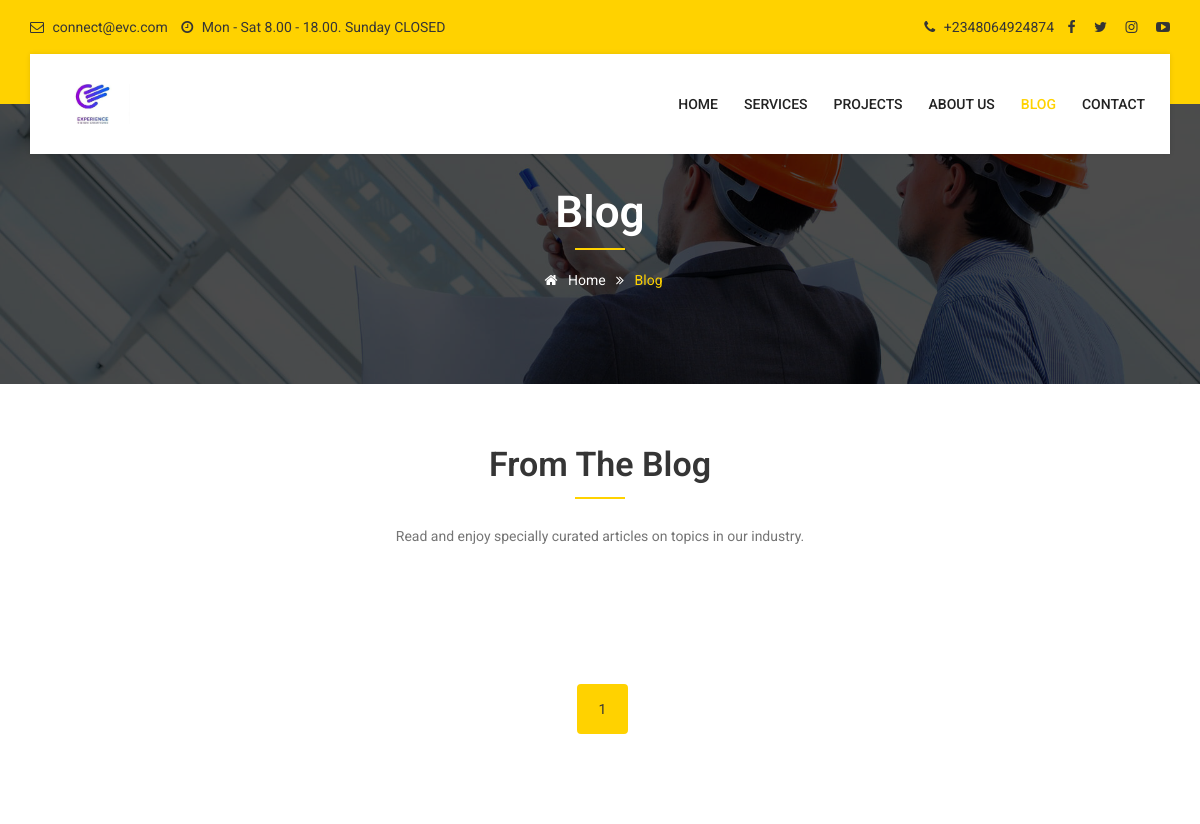
The page /blog/ (upper part) on the database as committed earlier.
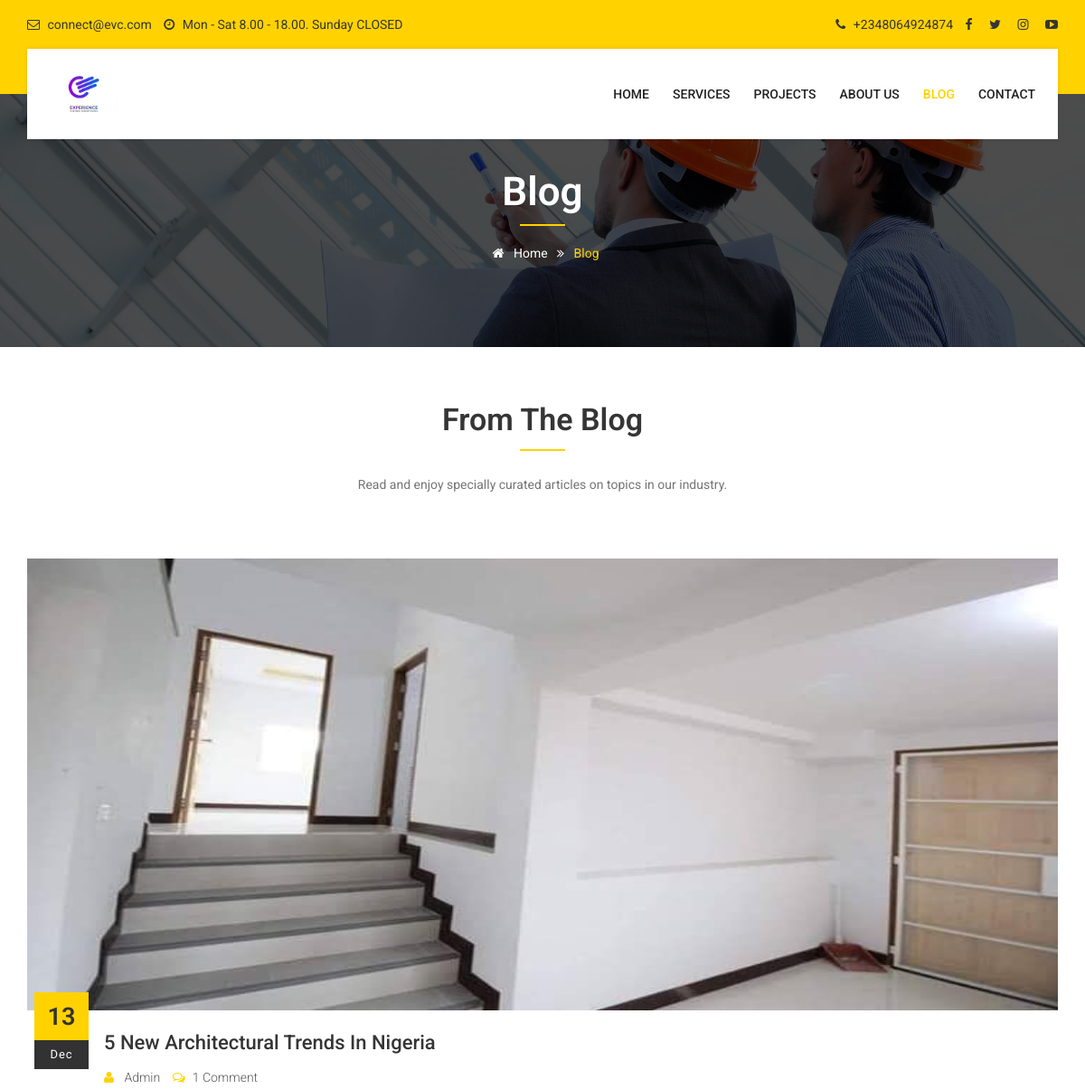
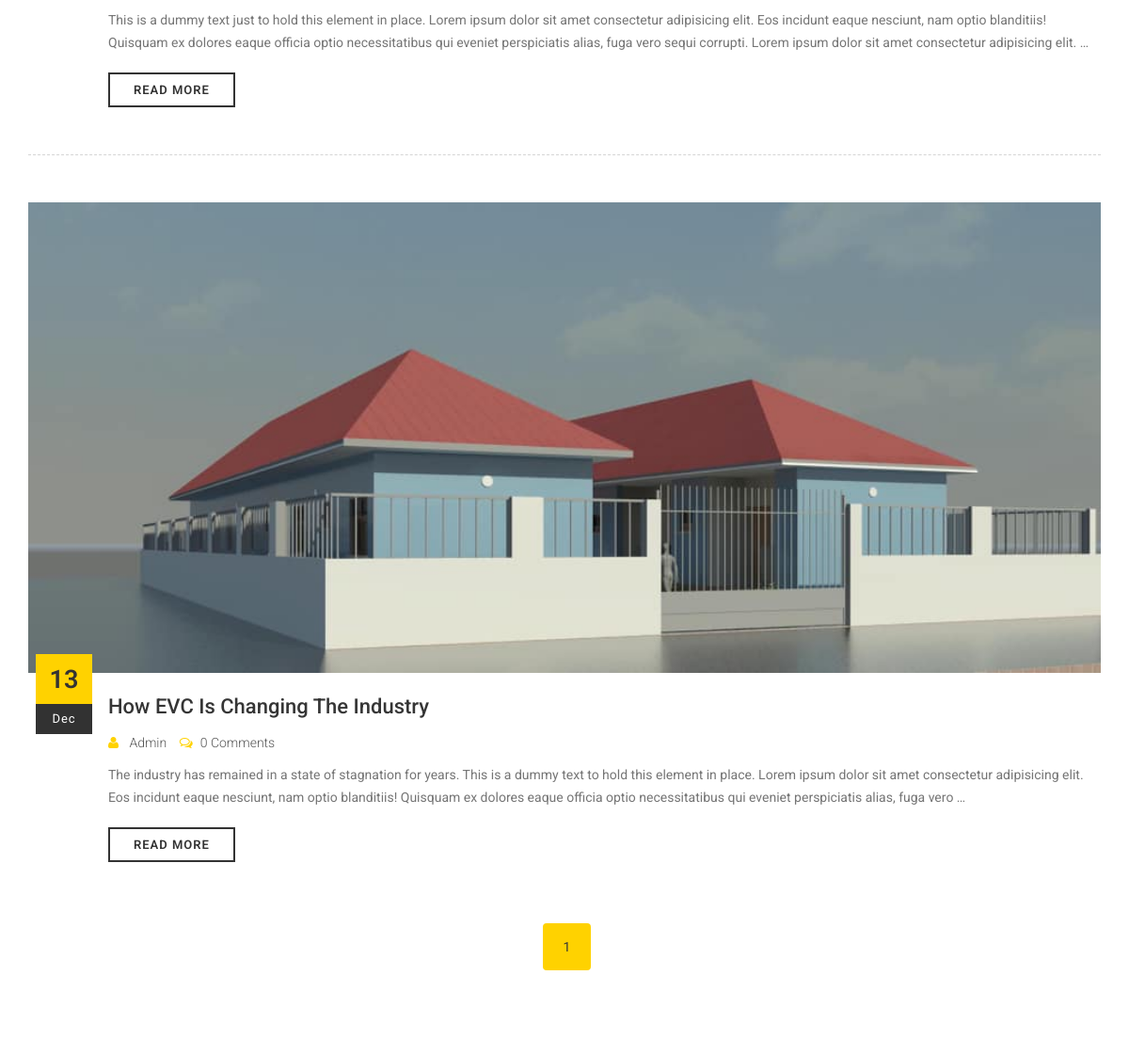
The same page on the database as committed later (2 pictures, top to bottom).
### blog/models.py (models this page shows, shortened)
class Post(models.Model):
    STATUS = (
        ('Draft', 'Draft'),
        ('Published', 'Published'),
    )
    title = models.CharField(max_length=255)
    slug = models.SlugField(editable=False)
    excerpt = models.CharField(max_length=256, null=True, blank=True, default="")
    content = models.TextField()
    published = models.DateTimeField(auto_now_add=True)
    author = models.ForeignKey(User, on_delete=models.CASCADE, default='')
    cats = models.ManyToManyField(Category, default='Uncategorized')
    tags = models.ManyToManyField(Tag, default="")
    image = models.ImageField()
    status = models.CharField(max_length=100, choices=STATUS, default="")
    class Meta:
        ordering = ["-published"]

### blog/views.py (the view)
# urls.py: path('blog/', views.blog, name='blog'),
def blog(request):
    page_title = 'Blog'
    posts = Post.objects.all()
    paginator = Paginator(posts, 10)
    page_number = request.GET.get('page')
    page_obj = paginator.get_page(page_number)
    recent_posts = Post.objects.all()[:2]
    context = {
        'page_obj': page_obj,
        'recent_posts': recent_posts,
        'page_title': page_title
    }
    return render(request, 'blog/blog2.html', context)

### blog/templates/blog/blog2.html (shortened to what this page needs)
{% extends 'base.html' %}
{% load static %}
{% block menu %}
<div class="menu">
  <div class="container">
    <div class="row">
      <div class="col-lg-12 col-md-12">
        <nav id="menu" class="mega-menu">
          <section class="menu-list-items">
            <ul class="menu-logo">
              <li><a href="{% url 'home' %}"><img id="logo_dark_img" src="{% static 'images/logo.jpg' %}" alt="logo">
                </a></li>
            </ul>
            <ul class="menu-links">
              <li><a href="{% url 'home' %}"> Home </i></a>
              </li>
              <li><a href="{% url 'services' %}"> Services </a>
              </li>
              <li><a href="{% url 'projects' %}"> Projects </a>
              </li>
              <li><a href="{% url 'about' %}"> About Us</a>
              </li>
              <li class="active"><a href="{% url 'blog' %}"> Blog</a>
              <li><a href="{% url 'contact' %}"> Contact</a>
              </li>
            </ul>
          </section>
        </nav>
      </div>
    </div>
  </div>
</div>
{% endblock menu %}
{% block content %}
<section class="inner-intro bg bg-fixed bg-overlay-black-70"
  style="background-image:url({% static 'images/bg/bg-2.jpg' %});">
  <div class="container">
    <div class="row intro-title text-center">
      <div class="col-sm-12">
        <div class="section-title">
          <h1 class="title text-white">Blog</h1>
        </div>
      </div>
      <div class="col-sm-12">
        <ul class="page-breadcrumb">
          <li><a href="{%url 'home' %}"><i class="fa fa-home"></i> Home</a> <i class="fa fa-angle-double-right"></i>
          </li>
          <li><span>Blog</span> </li>
        </ul>
      </div>
    </div>
  </div>
</section>
 <section class="page-section-ptb pb-60"><div class="container">
	<div class="row">
    	<div class="col-sm-12 mb-20"><div class="section-title text-center">
			<h2 class="title">From the Blog</h2>
			<p>Read and enjoy specially curated articles on topics in our industry.</p>
		</div></div>
    </div>
<div class="row row-eq-height">
        <div class="col-sm-12">
          {% for post in page_obj %}
          {% if post.status == 'Published' %}
            <div class="post">
                <div class="post-image clearfix"><img alt="" style="height: 500px; width: 1200px;" src="{{post.image.url}}" class="img-responsive"></div>
                <div class="post-date">{{post.published.day}}<span>{{post.published|date:"M"}}</span></div>
                <div class="post-details">
                    <div class="post-title"><h4 class="title"><a href="{% url 'blog_details' post.slug %}">{{post.title}}</a></h4></div>
                    <div class="post-meta">
                      <a href="#"><i class="fa fa-user"></i> {{ post.author|capfirst }}</a>
                      <a href="#"><i class="fa fa-comments-o"></i>{{post.comments.count}} Comment{{post.comments.count|pluralize}}</a>
                    </div>
                    <div class="post-content"><p>{{post.content|truncatewords:50}}</p>
                    </div>
                    <a href="{% url 'blog_details' post.slug %}" class="button small border animated right-icn"><span>Read More</span></a>
                </div>
                <hr>
            </div>
            {% endif %}
            {%endfor %}
        </div>
	</div>
<div class="col-sm-12 text-center">
        <nav class="pagination-nav mt-40">
          <ul class="pagination">
            <li class="active"><a href="">{{page_obj.number}}</a></li>
          </ul>
        </nav>
    </div>
</div></section>
{% endblock content %}

Rows that differ between the two databases and show on the page:
added Post: image (picture), published.day "13", published "Dec", title "5 New Architectural Trends In Nigeria", author "Admin", comments.count "1", content "This is a dummy text just to hold this element in place. Lorem ipsum dolor sit amet consectetur adipisicing elit. Eos incidunt eaque nesciunt, nam optio blanditiis! Quisquam ex dolores eaque officia optio necessitatibus qui eveniet perspiciatis alias, fuga vero sequi corrupti. Lorem ipsum dolor sit amet consectetur adipisicing elit. …"
added Post: image (picture), published.day "13", published "Dec", title "How EVC Is Changing The Industry", author "Admin", comments.count "0", content "The industry has remained in a state of stagnation for years. This is a dummy text to hold this element in place. Lorem ipsum dolor sit amet consectetur adipisicing elit. Eos incidunt eaque nesciunt, nam optio blanditiis! Quisquam ex dolores eaque officia optio necessitatibus qui eveniet perspiciatis alias, fuga vero …"
